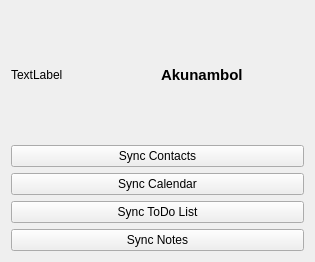
<ui version="4.0" >
 <class>akunambolMainWindow</class>
 <widget class="QWidget" name="akunambolMainWindow" >
  <property name="geometry" >
   <rect>
    <x>0</x>
    <y>0</y>
    <width>315</width>
    <height>262</height>
   </rect>
  </property>
  <property name="windowTitle" >
   <string>Akunambol</string>
  </property>
  <property name="autoFillBackground" >
   <bool>true</bool>
  </property>
  <layout class="QVBoxLayout" name="verticalLayout" >
   <item>
    <layout class="QHBoxLayout" name="horizontalLayout" >
     <item>
      <widget class="QLabel" name="pixmapLabel" >
       <property name="text" >
        <string>TextLabel</string>
       </property>
      </widget>
     </item>
     <item>
      <widget class="QLabel" name="nameLabel" >
       <property name="text" >
        <string>&lt;!DOCTYPE HTML PUBLIC "-//W3C//DTD HTML 4.0//EN" "http://www.w3.org/TR/REC-html40/strict.dtd">
&lt;html>&lt;head>&lt;meta name="qrichtext" content="1" />&lt;style type="text/css">
p, li { white-space: pre-wrap; }
&lt;/style>&lt;/head>&lt;body style=" font-family:'Liberation Sans'; font-size:8pt; font-weight:400; font-style:normal;">
&lt;p style=" margin-top:0px; margin-bottom:0px; margin-left:0px; margin-right:0px; -qt-block-indent:0; text-indent:0px;">&lt;span style=" font-size:11pt; font-weight:600;">Akunambol&lt;/span>&lt;/p>&lt;/body>&lt;/html></string>
       </property>
      </widget>
     </item>
    </layout>
   </item>
   <item>
    <widget class="KPushButton" name="contactsButton" >
     <property name="text" >
      <string>Sync Contacts</string>
     </property>
    </widget>
   </item>
   <item>
    <widget class="KPushButton" name="calendarButton" >
     <property name="text" >
      <string>Sync Calendar</string>
     </property>
    </widget>
   </item>
   <item>
    <widget class="KPushButton" name="todoButton" >
     <property name="text" >
      <string>Sync ToDo List</string>
     </property>
    </widget>
   </item>
   <item>
    <widget class="KPushButton" name="notesButton" >
     <property name="text" >
      <string>Sync Notes</string>
     </property>
    </widget>
   </item>
  </layout>
 </widget>
 <layoutdefault spacing="6" margin="11" />
 <pixmapfunction>qPixmapFromMimeSource</pixmapfunction>
 <customwidgets>
  <customwidget>
   <class>KPushButton</class>
   <extends>QPushButton</extends>
   <header>kpushbutton.h</header>
  </customwidget>
 </customwidgets>
 <resources/>
 <connections/>
</ui>
